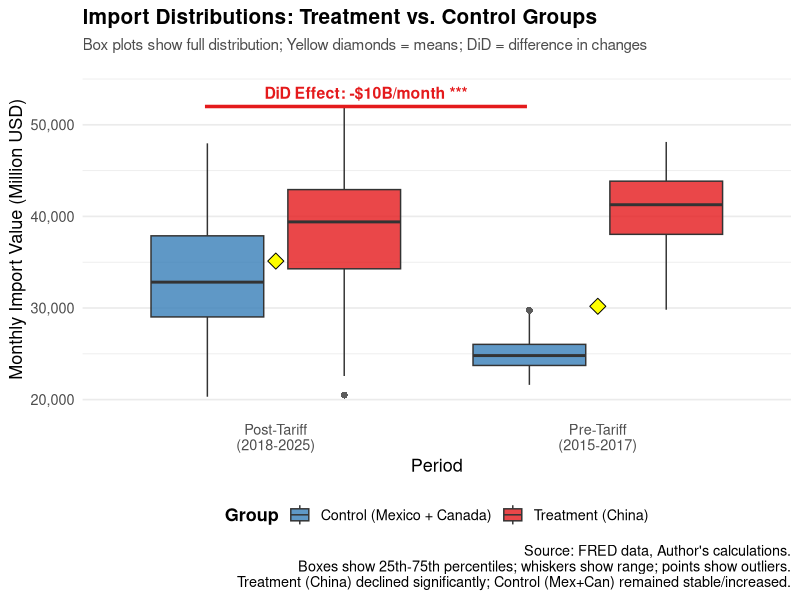

Write R code to recreate this figure.
# ============================================================================
# SCRIPT 11: REPLACE FIGURE 4 - BOX PLOT (Treatment/Control Distributions)
# ============================================================================

library(tidyverse)
library(lubridate)
library(scales)

cat("=== CREATING NEW FIGURE 4: BOX PLOT DISTRIBUTIONS ===\n\n")

# Load data
did_data <- read_csv("data/processed/did_analysis_data.csv") %>%
  mutate(date = ymd(date))

# Prepare for box plot
box_data <- did_data %>%
  filter(country %in% c("China", "Mexico", "Canada")) %>%
  mutate(
    group = ifelse(country == "China", "Treatment (China)", 
                   "Control (Mexico + Canada)"),
    period = ifelse(date < "2018-07-01", "Pre-Tariff\n(2015-2017)", 
                    "Post-Tariff\n(2018-2025)"),
    group_period = paste0(group, "\n", period)
  )

# Calculate summary stats
summary_stats <- box_data %>%
  group_by(group, period) %>%
  summarise(
    median = median(imports, na.rm = TRUE),
    mean = mean(imports, na.rm = TRUE),
    .groups = 'drop'
  )

print(summary_stats)

# Create box plot
p4_boxplot <- ggplot(box_data, aes(x = period, y = imports, fill = group)) +
  # Box plots
  geom_boxplot(alpha = 0.8, outlier.shape = 16, outlier.size = 2,
               position = position_dodge(width = 0.85), width = 0.7) +
  
  # Add mean points
  stat_summary(fun = mean, geom = "point", shape = 23, size = 4,
               fill = "yellow", color = "black",
               position = position_dodge(width = 0.85)) +
  
  # Add significance bracket for China
  annotate("segment", x = 0.78, xend = 1.78, y = 52000, yend = 52000,
           color = "#e41a1c", linewidth = 1.2) +
  annotate("text", x = 1.28, y = 53500, 
           label = "DiD Effect: -$10B/month ***",
           color = "#e41a1c", fontface = "bold", size = 4) +
  
  scale_fill_manual(values = c(
    "Treatment (China)" = "#e41a1c",
    "Control (Mexico + Canada)" = "#377eb8"
  )) +
  scale_y_continuous(labels = comma, limits = c(20000, 55000)) +
  
  labs(
    title = "Import Distributions: Treatment vs. Control Groups",
    subtitle = "Box plots show full distribution; Yellow diamonds = means; DiD = difference in changes",
    x = "Period",
    y = "Monthly Import Value (Million USD)",
    fill = "Group",
    caption = "Source: FRED data, Author's calculations.\nBoxes show 25th-75th percentiles; whiskers show range; points show outliers.\nTreatment (China) declined significantly; Control (Mex+Can) remained stable/increased."
  ) +
  theme_minimal(base_size = 13) +
  theme(
    plot.title = element_text(face = "bold", size = 15),
    plot.subtitle = element_text(size = 11, color = "gray30"),
    legend.position = "bottom",
    legend.title = element_text(face = "bold"),
    panel.grid.major.x = element_blank()
  )

ggsave("outputs/figures/fig4_distributions_boxplot.png", p4_boxplot,
       width = 12, height = 9, dpi = 300)

cat("✓ Saved: outputs/figures/fig4_distributions_boxplot.png\n")
cat("  - REPLACED: Old simple DiD visualization\n")
cat("  - NEW: Box plot showing full distributions\n")
cat("  - Shows: Treatment declined, Control stable\n")
cat("  - Visualizes: DiD concept clearly\n")

cat("\n=== NEW FIGURE 4 CREATED ===\n")
